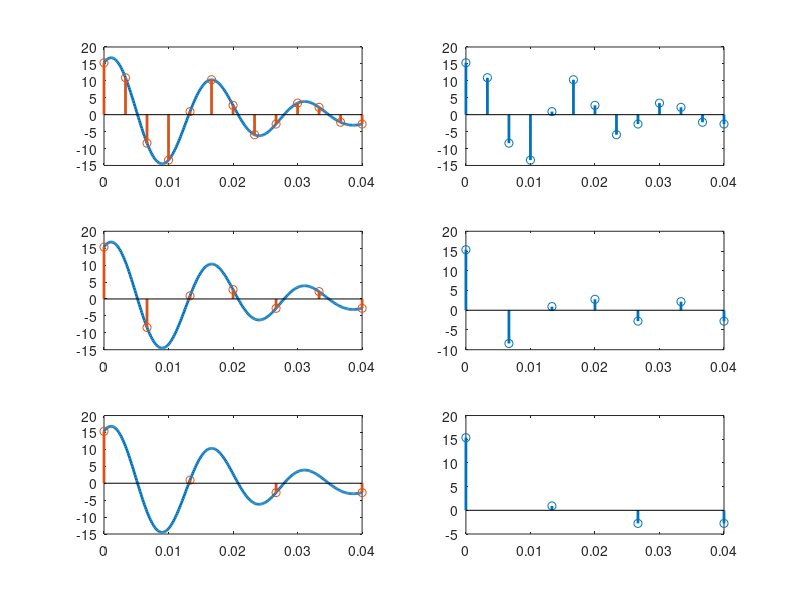

The MATLAB script that drew this image:
clc;
clear all;
close all;

Fo = 75; % Signal Frequency
To = 1/Fo; % Signal Period
Fs1 = 4*Fo; % Sampling Frequency which is greater than Nyquist Rate
Fs2 = 2*Fo; %% Sampling Frequency which is greater to Nyquist Rate
Fs3 = Fo;%%sampling Frequency which is equal to Nyquist rate
Ts1 = 1/Fs1;
Ts2=1/Fs2;
Ts3=1/Fs3;


t = 0:To/100:3*To; % Time axis for continuous signal
xc = 10*cos(120*pi*t)+5*sin(100*pi*t+(30*pi/180))+4*sin(150*pi*t+(45*pi/180)); % continuous signal

t1 = 0:Ts1:3*To; % Sampled time axis
xs1 = 10*cos(120*pi*t1)+5*sin(100*pi*t1+(30*pi/180))+4*sin(150*pi*t1+(45*pi/180)); % Sampled Signal

t2 = 0:Ts2:3*To; % Sampled time axis
xs2 = 10*cos(120*pi*t2)+5*sin(100*pi*t2+(30*pi/180))+4*sin(150*pi*t2+(45*pi/180));


t3 = 0:Ts3:3*To; % Sampled time axis
xs3 = 10*cos(120*pi*t3)+5*sin(100*pi*t3+(30*pi/180))+4*sin(150*pi*t3+(45*pi/180));

subplot(321)
plot(t, xc, 'Linewidth', 2); % plotting continuous-time signal
hold on 
stem(t1, xs1, 'Linewidth', 2); % showing the sampled values in the same plot
subplot(322)
stem(t1, xs1, 'Linewidth', 2); % showing the sampled values in a separate plot

subplot(323)
plot(t, xc, 'Linewidth', 2); % plotting continuous-time signal
hold on 
stem(t2, xs2, 'Linewidth', 2); % showing the sampled values in a same plot
subplot(324)
stem(t2, xs2, 'Linewidth', 2); % showing the sampled values in a same plot


subplot(325)
plot(t, xc, 'Linewidth', 2); % plotting continuous-time signal
hold on 
stem(t3, xs3, 'Linewidth', 2); % showing the sampled values in a same plot
subplot(326)
stem(t3, xs3, 'Linewidth', 2); % showing the sampled values in a separate plot
